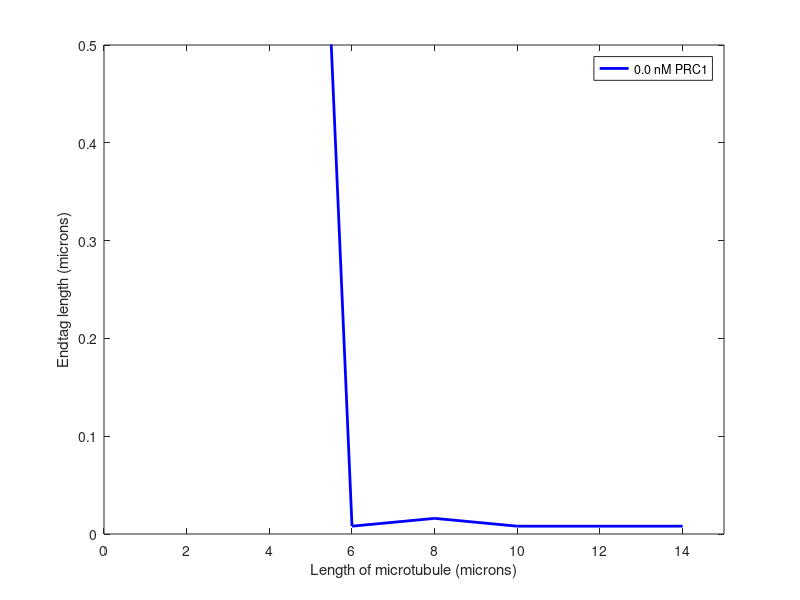

MATLAB code for this plot:
clear all

mt_lengths = [2, 4, 6, 8, 10, 14];

n_datapoints = length(mt_lengths);

final_data_00 = [n_datapoints 1];
final_data_00(1) = 1.312;
final_data_00(2) = 1.968;
final_data_00(3) = 0.008;
final_data_00(4) = 0.016;
final_data_00(5) = 0.008;
final_data_00(6) = 0.008;

final_data_02 = [n_datapoints 1];
final_data_02(1) = 0.072;
final_data_02(2) = 0.12;
final_data_02(3) = 0.144;
final_data_02(4) = 0.152;
final_data_02(5) = 0.144;
final_data_02(6) = 0.16;

final_data_04 = [n_datapoints 1];
final_data_04(1) = 0.136;
final_data_04(2) = 0.192;
final_data_04(3) = 0.244;
final_data_04(4) = 0.232;
final_data_04(5) = 0.24;
final_data_04(6) = 0.216;

plot(mt_lengths, final_data_00, 'LineWidth', 2, 'Color', 'blue');
hold on
%plot(mt_lengths, final_data_02, 'LineWidth', 2, 'Color', 'red');
%plot(mt_lengths, final_data_04, 'LineWidth', 2, 'Color', 'black');

xlabel('Length of microtubule (microns)');
ylabel('Endtag length (microns)');
ylim([0 0.5]);
xlim([0 15]);
legend('0.0 nM PRC1', '0.2 nM PRC1', '0.4 nM PRC1');

set(gcf, 'color', 'white');